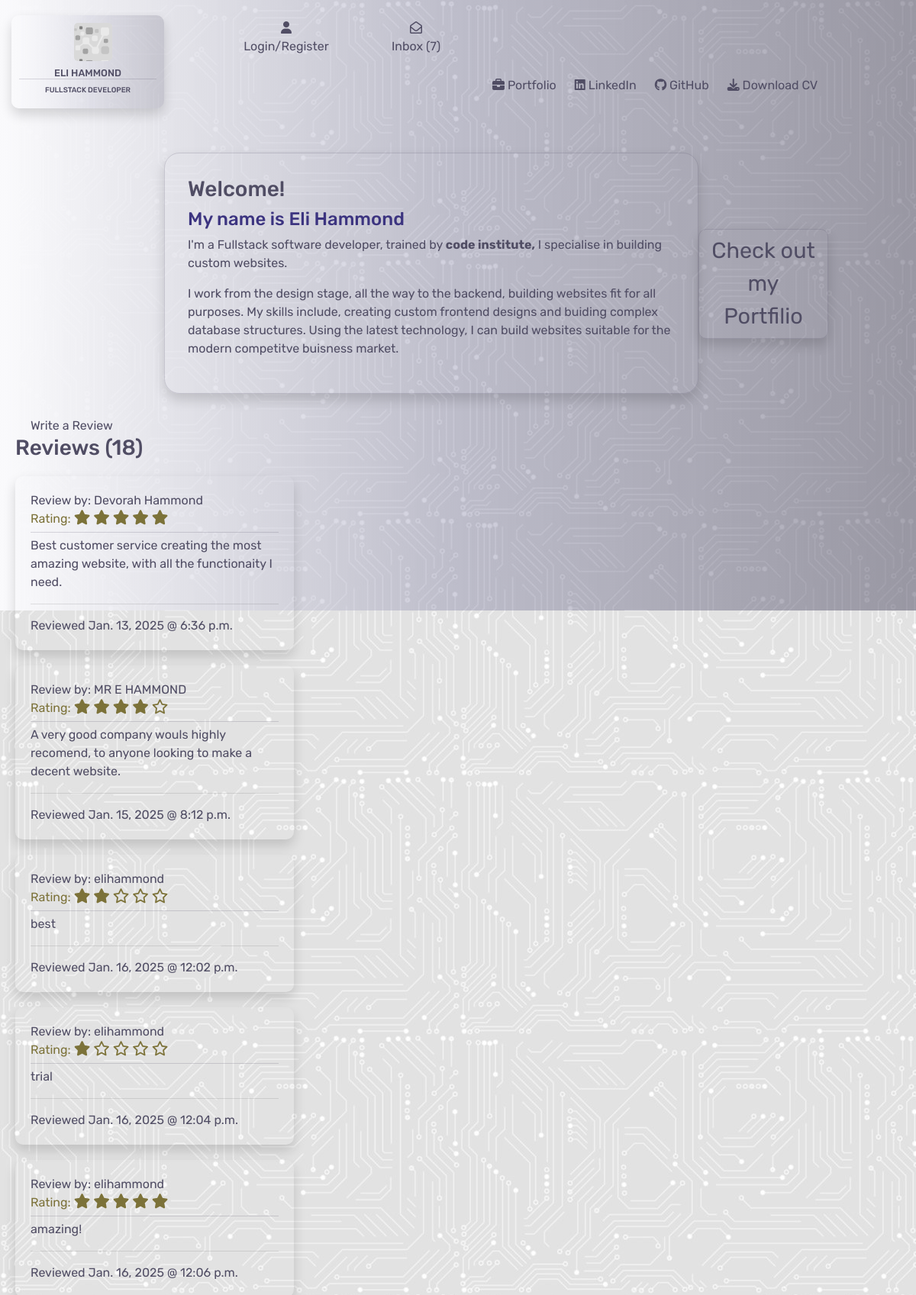
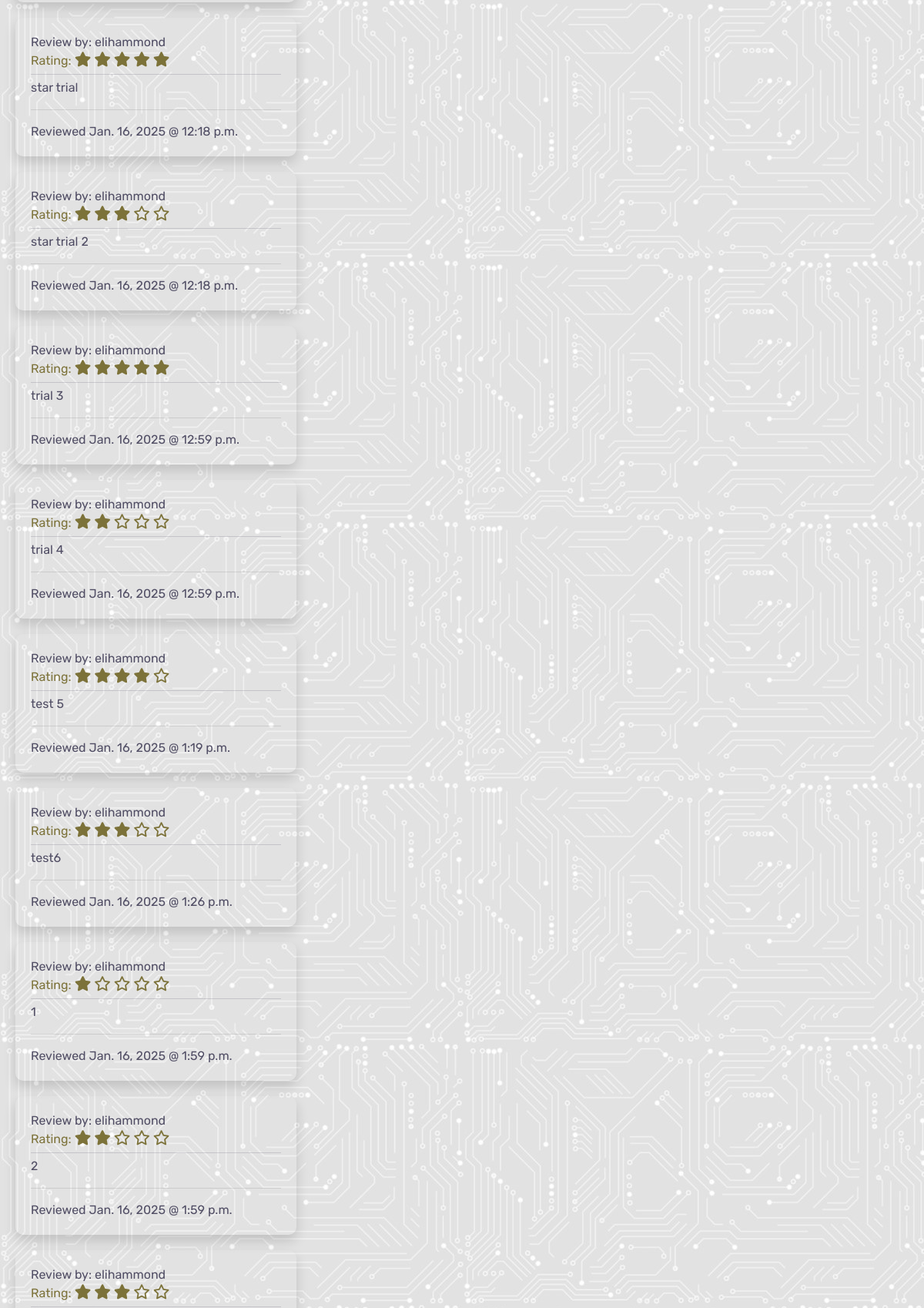
The page / (upper part) on the database its author committed (2 pictures, top to bottom).
### home/models.py (models this page shows)
class Reviews(models.Model):
    class Meta:
        verbose_name_plural = "Reviews"
    name = models.CharField(max_length=254)
    rating = models.IntegerField(default=1,
                                 choices=((i, i) for i in range(1, 6)))
    review = models.TextField(max_length=600, null=True, blank=True)
    date = models.DateField(auto_now=True)
    time = models.TimeField(auto_now=True)

### home/views.py (the view)
# urls.py: path('', views.index, name='home'),
def index(request):
    reviews = Reviews.objects.all()
    context = {
        'reviews': reviews,
    }
    return render(request, 'home/index.html', context)

### contacts/contexts.py (called while the page is built)
def contacts_inbox(request):
    inbox = Contacts.objects.all()
    message_count = (len(inbox))
    context = {
        'inbox': inbox,
        'message_count': message_count
    }
    return context

### home/templates/home/index.html (shortened to what this page needs)
{% extends "base.html" %}
{% load static %}
{% block content %}
<div class="container-fluid">
    <div class="row">
        <div class="col-md-2">
        </div>
        <div class="col-md-8">
            <div class="info-box shadow">
                <h3>Welcome!</h3>
                <h4 class="sub-header">My name is Eli Hammond</h4>
                <p>I'm a Fullstack software developer, trained by
                    <span class="ci-link"><a href="https://codeinstitute.net/" target="_blank"> code institute,</a></span> I specialise in building custom websites.</p>
                <p>I work from the design stage, all the way to the backend, building websites fit for all purposes. My skills include, creating custom frontend designs and buiding complex database structures. Using the latest technology, I can build websites suitable for the modern competitve buisness market.</p>
            </div>
        </div>
        <div class="col-md-2">
            <div class="btn porfolio-btn shadow"><a href="{% url 'portfolio' %}">Check out my Portfilio</a></div>
        </div>
    </div>
    <div class="row">
        <div class="col-4 review-section">
            <a href="{% url 'create_review' %}" class="button add-edit-button">Write a Review</a>
            <h3>Reviews ({{ reviews.count }})</h3>
            {% for review in reviews %}
            <div class="user-review shadow">
                <div>
                    Review by: {{ review.name }}
                </div>
                <div class="review-stars">
                    Rating:
                    {% if review.rating == 1 %}
                    <i class="fa-solid fa-star"></i>
                    <i class="fa-regular fa-star"></i>
                    <i class="fa-regular fa-star"></i>
                    <i class="fa-regular fa-star"></i>
                    <i class="fa-regular fa-star"></i>
                {% elif review.rating == 2 %}
                    <i class="fa-solid fa-star"></i>
                    <i class="fa-solid fa-star"></i>
                    <i class="fa-regular fa-star"></i>
                    <i class="fa-regular fa-star"></i>
                    <i class="fa-regular fa-star"></i>
                {% elif review.rating == 3 %}
                    <i class="fa-solid fa-star"></i>
                    <i class="fa-solid fa-star"></i>
                    <i class="fa-solid fa-star"></i>
                    <i class="fa-regular fa-star"></i>
                    <i class="fa-regular fa-star"></i>
                {% elif review.rating == 4 %}
                    <i class="fa-solid fa-star"></i>
                    <i class="fa-solid fa-star"></i>
                    <i class="fa-solid fa-star"></i>
                    <i class="fa-solid fa-star"></i>
                    <i class="fa-regular fa-star"></i>
                {% else %}
                    <i class="fa-solid fa-star"></i>
                    <i class="fa-solid fa-star"></i>
                    <i class="fa-solid fa-star"></i>
                    <i class="fa-solid fa-star"></i>
                    <i class="fa-solid fa-star"></i>
                {% endif %}
                </div>
                    <div class="review">{{ review.review }}</div>
                    <hr>
                    <div class="time-date">
                        Reviewed {{ review.date }} @ {{ review.time }}
                    </div>
            </div>
            {% endfor %}
        </div>
        <div class="col-8"></div>
    </div>
</div>
{% endblock %}

### static/css/base.css (style rules this page uses)
:root { --main-font:Rubik; --text-color:rgb(80, 77, 100); }
body { background-image: url('/media/background-image.jpg'); }
.info-box { color:rgb(80, 77, 100); z-index: 1; position: relative; border:solid 1px rgba(80, 77, 100, 0.2); height: auto; border-radius: 20px; width:700px; padding:30px; font-family: var(--main-font); }
.button { font-family: var(--main-font); color: var(--text-color); border: none; outline: none; border-radius: 10px; padding:10px; margin:10px }
.sub-header { color:rgb(60, 52, 128); }
.ci-link a { color:var(--main-font); font-weight: bolder; }
.porfolio-btn { position: relative; top:100px; right:100px; z-index: 1; font-family: var(--main-font); text-align: center; font-size: 1.8rem; width:fit-content; border:solid 1px rgba(80, 77, 100, 0.2); border-radius: 10px; }
.porfolio-btn a { color: rgb(80, 77, 100); text-decoration: none; }
.review-section { position: relative; z-index: 2; font-family: var(--main-font); color: var(--text-color); padding-top: 30px; padding-left: 20px; }
.user-review { padding:20px; margin-top: 20px; border-radius: 10px; }
.review-stars { color:rgb(124, 114, 57); border-bottom: solid 0.5px rgba(80, 77, 100, 0.2); padding-bottom: 5px; }
.review { padding-top: 5px; }
.fa-star { color:rgb(124, 114, 57); font-size: 1.2rem; }

### rows shown on the page
Reviews: name "Devorah Hammond", review "Best customer service creating the most amazing website, with all the functionaity I need.", date "Jan. 13, 2025", time "6:36 p.m."
Reviews: name "MR E HAMMOND", rating 4 (drawn), review "A very good company wouls highly recomend, to anyone looking to make a decent website.", date "Jan. 15, 2025", time "8:12 p.m."
Reviews: name "elihammond", rating 2 (drawn), review "best", date "Jan. 16, 2025", time "12:02 p.m."
Reviews: name "elihammond", rating 1 (drawn), review "trial", date "Jan. 16, 2025", time "12:04 p.m."
Reviews: name "elihammond", review "amazing!", date "Jan. 16, 2025", time "12:06 p.m."
Reviews: name "elihammond", review "star trial", date "Jan. 16, 2025", time "12:18 p.m."
Reviews: name "elihammond", rating 3 (drawn), review "star trial 2", date "Jan. 16, 2025", time "12:18 p.m."
Reviews: name "elihammond", review "trial 3", date "Jan. 16, 2025", time "12:59 p.m."
Reviews: name "elihammond", rating 2 (drawn), review "trial 4", date "Jan. 16, 2025", time "12:59 p.m."
Reviews: name "elihammond", rating 4 (drawn), review "test 5", date "Jan. 16, 2025", time "1:19 p.m."
Reviews: name "elihammond", rating 3 (drawn), review "test6", date "Jan. 16, 2025", time "1:26 p.m."
Reviews: name "elihammond", rating 1 (drawn), review "1", date "Jan. 16, 2025", time "1:59 p.m."
Reviews: name "elihammond", rating 2 (drawn), review "2", date "Jan. 16, 2025", time "1:59 p.m."
Reviews: name "elihammond", rating 3 (drawn)

### other values the page prints
{{ message_count }} "7"
{{ reviews.count }} "18"
